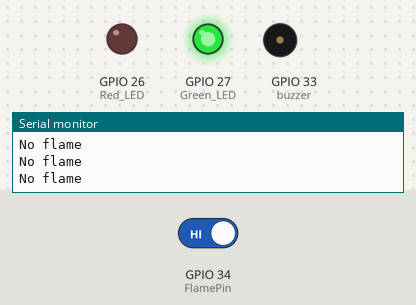
The sketch below on a simulated ESP32. Shown: output pins drawn as LEDs (lit = HIGH), buzzer (waves = sounding, pin HIGH), the last lines printed to the serial monitor. Dashed ring = blinking. The test bench sets the inputs (shaded band); at power-on: GPIO 34 (FlamePin) HIGH. WiFi joins after 1.5 s; servers stay silent unless stated.

Above: at 2.8 s.
2.9 s: GPIO 34 (FlamePin) driven LOW
At 3.3 s:
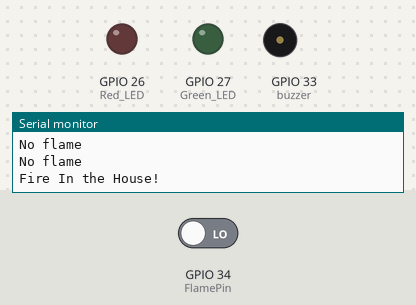
At 3.8 s:
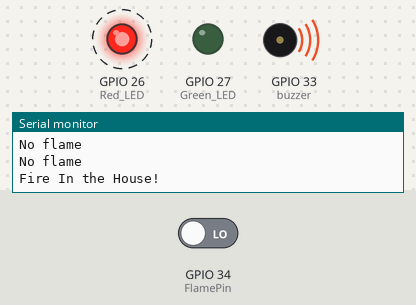
Timing chart, 0 to 11.9 s (numbered marks = the images above; inputs shaded):
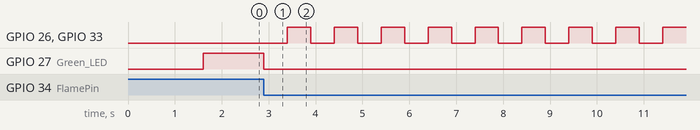

The sketch:

Fire_Deteced.ino
```cpp
#include <TridentTD_LineNotify.h>
#define buzzer 33 // Use buzzer for alert
#define FlamePin 34// This is for input pin D0
#define Green_LED 27
#define Red_LED 26
#define SSID        "MAX"
#define PASSWORD    "55555555"
#define LINE_TOKEN  "nbURs0Y5Z8Rpc7eeagrHVVYmmmlKtNKEdPOQQi02SPF"
#define LINE_TOKEN1  "y4enCjxqxVNu76jfDJG3pFKkFRhAlf75hrfpLMppC6g"
int Flame;
int count = 0;
boolean state = false;

void setup() {
  // put your setup code here, to run once:
     pinMode(buzzer, OUTPUT);
     pinMode(FlamePin, INPUT);
     pinMode(Green_LED, OUTPUT);
     pinMode(Red_LED, OUTPUT);
     Serial.begin(115200);
     WiFi.begin(SSID, PASSWORD);
    Serial.printf("WiFi connecting to %s\n",  SSID);
    while(WiFi.status() != WL_CONNECTED)
      {
        Serial.println("Connected");
        delay(400);
      }
    Serial.printf("\nWiFi connected\nIP : ");
    Serial.println(WiFi.localIP());
    LINE.setToken(LINE_TOKEN);
    LINE.notify("System Start Ready/ขอขอบคุณที่ใช้บริการเรา");
    LINE.setToken(LINE_TOKEN1);
    LINE.notify("System Start Ready/ขอขอบคุณที่ใช้บริการเรา");

}

void loop() {
  // put your main code here, to run repeatedly:
    Flame = digitalRead(FlamePin);
 if (Flame== LOW)
  {
    Serial.println("Fire In the House!");
    digitalWrite(Green_LED, LOW);

    for(int i = 10;i>0;--i){
      delay(500);
      digitalWrite(buzzer, HIGH);
      digitalWrite(Red_LED, HIGH);
      delay(500);
      digitalWrite(buzzer, LOW);
      digitalWrite(Red_LED, LOW);
    }
    LINE.setToken(LINE_TOKEN);
    LINE.notify("ไฟไหม้จุด 1 ");
    LINE.notify("state : อพยพไปยังทางหนีไฟที่ใกล้ที่สุด ");
    LINE.notifySticker(4,274);


    LINE.setToken(LINE_TOKEN1);
    LINE.notify("ไฟไหม้จุด 1 ");
    LINE.notify("state : อพยพไปยังทางหนีไฟที่ใกล้ที่สุด ");
    LINE.notifySticker(4,274);
  }
 else
 {
    Serial.println("No flame");
    digitalWrite(buzzer, LOW);
    digitalWrite(Green_LED, HIGH);
    digitalWrite(Red_LED, LOW);
  }
}
```

Measured:
- after the input at 2.9 s, GPIO 26 (Red_LED), GPIO 33 (buzzer): alternates HIGH for 0.50 s and LOW for 0.50 s, starting after 0.50 s; GPIO 27 (Green_LED): HIGH → LOW at once
